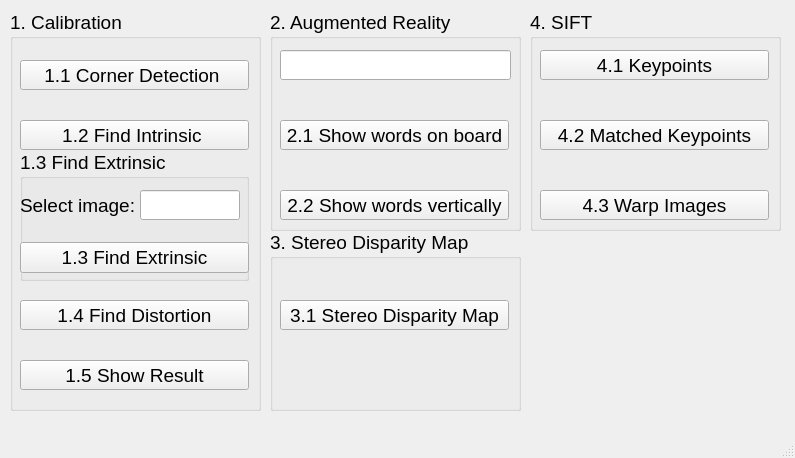
<?xml version="1.0" encoding="UTF-8"?>
<ui version="4.0">
 <class>MainWindow</class>
 <widget class="QMainWindow" name="MainWindow">
  <property name="geometry">
   <rect>
    <x>0</x>
    <y>0</y>
    <width>795</width>
    <height>458</height>
   </rect>
  </property>
  <property name="windowTitle">
   <string>MainWindow</string>
  </property>
  <widget class="QWidget" name="centralwidget">
   <widget class="QGroupBox" name="groupBox">
    <property name="geometry">
     <rect>
      <x>10</x>
      <y>10</y>
      <width>251</width>
      <height>401</height>
     </rect>
    </property>
    <property name="font">
     <font>
      <family>Arial</family>
      <pointsize>14</pointsize>
     </font>
    </property>
    <property name="title">
     <string>1. Calibration</string>
    </property>
    <widget class="QPushButton" name="btn1_1">
     <property name="geometry">
      <rect>
       <x>10</x>
       <y>50</y>
       <width>229</width>
       <height>30</height>
      </rect>
     </property>
     <property name="font">
      <font>
       <family>Arial</family>
       <pointsize>14</pointsize>
      </font>
     </property>
     <property name="text">
      <string>1.1 Corner Detection </string>
     </property>
     <property name="autoRepeatDelay">
      <number>-2</number>
     </property>
     <property name="flat">
      <bool>false</bool>
     </property>
    </widget>
    <widget class="QPushButton" name="btn1_2">
     <property name="geometry">
      <rect>
       <x>10</x>
       <y>110</y>
       <width>229</width>
       <height>30</height>
      </rect>
     </property>
     <property name="font">
      <font>
       <family>Arial</family>
       <pointsize>14</pointsize>
      </font>
     </property>
     <property name="text">
      <string>1.2 Find Intrinsic </string>
     </property>
    </widget>
    <widget class="QPushButton" name="btn1_4">
     <property name="geometry">
      <rect>
       <x>10</x>
       <y>290</y>
       <width>229</width>
       <height>30</height>
      </rect>
     </property>
     <property name="font">
      <font>
       <family>Arial</family>
       <pointsize>14</pointsize>
      </font>
     </property>
     <property name="text">
      <string>1.4 Find Distortion</string>
     </property>
    </widget>
    <widget class="QPushButton" name="btn1_5">
     <property name="geometry">
      <rect>
       <x>10</x>
       <y>350</y>
       <width>229</width>
       <height>30</height>
      </rect>
     </property>
     <property name="font">
      <font>
       <family>Arial</family>
       <pointsize>14</pointsize>
      </font>
     </property>
     <property name="text">
      <string>1.5 Show Result</string>
     </property>
     <property name="default">
      <bool>false</bool>
     </property>
    </widget>
    <widget class="QGroupBox" name="groupBox_2">
     <property name="geometry">
      <rect>
       <x>10</x>
       <y>140</y>
       <width>229</width>
       <height>131</height>
      </rect>
     </property>
     <property name="font">
      <font>
       <family>Arial</family>
       <pointsize>14</pointsize>
      </font>
     </property>
     <property name="title">
      <string>1.3 Find Extrinsic</string>
     </property>
     <widget class="QPushButton" name="btn1_3">
      <property name="geometry">
       <rect>
        <x>0</x>
        <y>92</y>
        <width>229</width>
        <height>31</height>
       </rect>
      </property>
      <property name="font">
       <font>
        <family>Arial</family>
        <pointsize>14</pointsize>
       </font>
      </property>
      <property name="text">
       <string>1.3 Find Extrinsic</string>
      </property>
     </widget>
     <widget class="QLineEdit" name="Input1_1">
      <property name="geometry">
       <rect>
        <x>120</x>
        <y>40</y>
        <width>100</width>
        <height>30</height>
       </rect>
      </property>
      <property name="text">
       <string/>
      </property>
     </widget>
     <widget class="QLabel" name="label_2">
      <property name="geometry">
       <rect>
        <x>0</x>
        <y>40</y>
        <width>121</width>
        <height>30</height>
       </rect>
      </property>
      <property name="font">
       <font>
        <family>Arial</family>
        <pointsize>14</pointsize>
       </font>
      </property>
      <property name="text">
       <string>Select image:</string>
      </property>
     </widget>
    </widget>
   </widget>
   <widget class="QGroupBox" name="groupBox_3">
    <property name="geometry">
     <rect>
      <x>270</x>
      <y>10</y>
      <width>251</width>
      <height>221</height>
     </rect>
    </property>
    <property name="font">
     <font>
      <family>Arial</family>
      <pointsize>14</pointsize>
     </font>
    </property>
    <property name="title">
     <string>2. Augmented Reality </string>
    </property>
    <widget class="QPushButton" name="btn2_1">
     <property name="geometry">
      <rect>
       <x>10</x>
       <y>110</y>
       <width>229</width>
       <height>30</height>
      </rect>
     </property>
     <property name="font">
      <font>
       <family>Arial</family>
       <pointsize>14</pointsize>
      </font>
     </property>
     <property name="text">
      <string>2.1 Show words on board</string>
     </property>
     <property name="autoRepeatDelay">
      <number>-2</number>
     </property>
     <property name="flat">
      <bool>false</bool>
     </property>
    </widget>
    <widget class="QPushButton" name="btn2_2">
     <property name="geometry">
      <rect>
       <x>10</x>
       <y>180</y>
       <width>229</width>
       <height>30</height>
      </rect>
     </property>
     <property name="font">
      <font>
       <family>Arial</family>
       <pointsize>14</pointsize>
      </font>
     </property>
     <property name="text">
      <string>2.2 Show words vertically</string>
     </property>
     <property name="autoRepeatDelay">
      <number>-2</number>
     </property>
     <property name="flat">
      <bool>false</bool>
     </property>
    </widget>
    <widget class="QLineEdit" name="Input2_1">
     <property name="geometry">
      <rect>
       <x>10</x>
       <y>40</y>
       <width>231</width>
       <height>30</height>
      </rect>
     </property>
     <property name="text">
      <string/>
     </property>
    </widget>
   </widget>
   <widget class="QGroupBox" name="groupBox_4">
    <property name="geometry">
     <rect>
      <x>270</x>
      <y>230</y>
      <width>251</width>
      <height>181</height>
     </rect>
    </property>
    <property name="font">
     <font>
      <family>Arial</family>
      <pointsize>14</pointsize>
     </font>
    </property>
    <property name="title">
     <string>3. Stereo Disparity Map</string>
    </property>
    <widget class="QPushButton" name="btn3_1">
     <property name="geometry">
      <rect>
       <x>10</x>
       <y>70</y>
       <width>229</width>
       <height>30</height>
      </rect>
     </property>
     <property name="font">
      <font>
       <family>Arial</family>
       <pointsize>14</pointsize>
      </font>
     </property>
     <property name="text">
      <string>3.1 Stereo Disparity Map</string>
     </property>
     <property name="autoRepeatDelay">
      <number>-2</number>
     </property>
     <property name="flat">
      <bool>false</bool>
     </property>
    </widget>
   </widget>
   <widget class="QGroupBox" name="groupBox_5">
    <property name="geometry">
     <rect>
      <x>530</x>
      <y>10</y>
      <width>251</width>
      <height>221</height>
     </rect>
    </property>
    <property name="font">
     <font>
      <family>Arial</family>
      <pointsize>14</pointsize>
     </font>
    </property>
    <property name="title">
     <string>4. SIFT</string>
    </property>
    <widget class="QPushButton" name="btn4_1">
     <property name="geometry">
      <rect>
       <x>10</x>
       <y>40</y>
       <width>229</width>
       <height>30</height>
      </rect>
     </property>
     <property name="font">
      <font>
       <family>Arial</family>
       <pointsize>14</pointsize>
      </font>
     </property>
     <property name="text">
      <string>4.1 Keypoints</string>
     </property>
     <property name="autoRepeatDelay">
      <number>-2</number>
     </property>
     <property name="flat">
      <bool>false</bool>
     </property>
    </widget>
    <widget class="QPushButton" name="btn4_2">
     <property name="geometry">
      <rect>
       <x>10</x>
       <y>110</y>
       <width>229</width>
       <height>30</height>
      </rect>
     </property>
     <property name="font">
      <font>
       <family>Arial</family>
       <pointsize>14</pointsize>
      </font>
     </property>
     <property name="text">
      <string>4.2 Matched Keypoints</string>
     </property>
     <property name="autoRepeatDelay">
      <number>-2</number>
     </property>
     <property name="flat">
      <bool>false</bool>
     </property>
    </widget>
    <widget class="QPushButton" name="btn4_3">
     <property name="geometry">
      <rect>
       <x>10</x>
       <y>180</y>
       <width>229</width>
       <height>30</height>
      </rect>
     </property>
     <property name="font">
      <font>
       <family>Arial</family>
       <pointsize>14</pointsize>
      </font>
     </property>
     <property name="text">
      <string>4.3 Warp Images</string>
     </property>
     <property name="autoRepeatDelay">
      <number>-2</number>
     </property>
     <property name="flat">
      <bool>false</bool>
     </property>
    </widget>
   </widget>
  </widget>
  <widget class="QMenuBar" name="menubar">
   <property name="geometry">
    <rect>
     <x>0</x>
     <y>0</y>
     <width>795</width>
     <height>21</height>
    </rect>
   </property>
  </widget>
  <widget class="QStatusBar" name="statusbar"/>
 </widget>
 <resources/>
 <connections/>
</ui>
